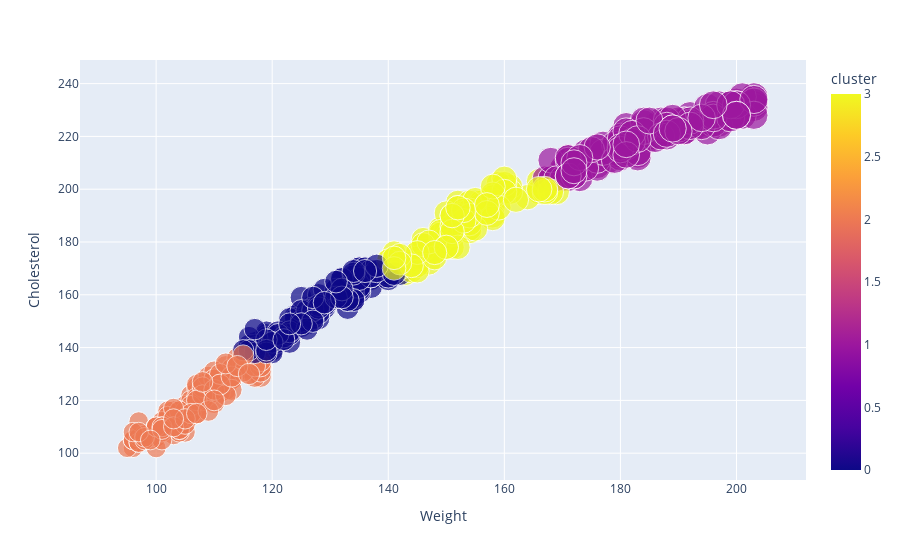

The cell this chart's notebook holds for it:
### Code cell
# fig = px.scatter(data, x='Weight', y='Cholesterol', color='cluster', size='Weight', hover_data=['Cholesterol'])
# fig.show()

data['Cluster_Label'] = data['cluster'].map({0: "medium risk", 1: "high risk", 2: "low risk", 3: "potentially high risk"})

fig = px.scatter(data, x="Weight", y="Cholesterol", color="cluster", size="Weight", hover_data=["Cluster_Label"])
fig.update_traces(text=data['Cluster_Label'], selector=dict(mode='markers+text'))

fig.show()

### Figure 1 — Plotly figure (JSON) as saved in the notebook; plotly's stock layout.template omitted (floating-point values rounded to 4 significant figures; data arrays with more than 128 entries replaced by an {"elided": "..."} marker saying what was removed)
{"data": [{"customdata": {"elided": "547x1 str values"}, "hovertemplate": "Weight=%{marker.size}<br>Cholesterol=%{y}<br>Cluster_Label=%{customdata[0]}<br>cluster=%{marker.color}<extra></extra>", "legendgroup": "", "marker": {"color": {"elided": "547 int values"}, "coloraxis": "coloraxis", "size": {"elided": "547 int values"}, "sizemode": "area", "sizeref": 0.5075, "symbol": "circle"}, "mode": "markers", "name": "", "orientation": "v", "showlegend": false, "type": "scatter", "x": {"elided": "547 int values"}, "xaxis": "x", "y": {"elided": "547 int values"}, "yaxis": "y"}], "layout": {"coloraxis": {"colorbar": {"title": {"text": "cluster"}}, "colorscale": [[0, "#0d0887"], [0.1111, "#46039f"], [0.2222, "#7201a8"], [0.3333, "#9c179e"], [0.4444, "#bd3786"], [0.5556, "#d8576b"], [0.6667, "#ed7953"], [0.7778, "#fb9f3a"], [0.8889, "#fdca26"], [1, "#f0f921"]]}, "legend": {"itemsizing": "constant", "tracegroupgap": 0}, "margin": {"t": 60}, "xaxis": {"anchor": "y", "domain": [0, 1], "title": {"text": "Weight"}}, "yaxis": {"anchor": "x", "domain": [0, 1], "title": {"text": "Cholesterol"}}}}
